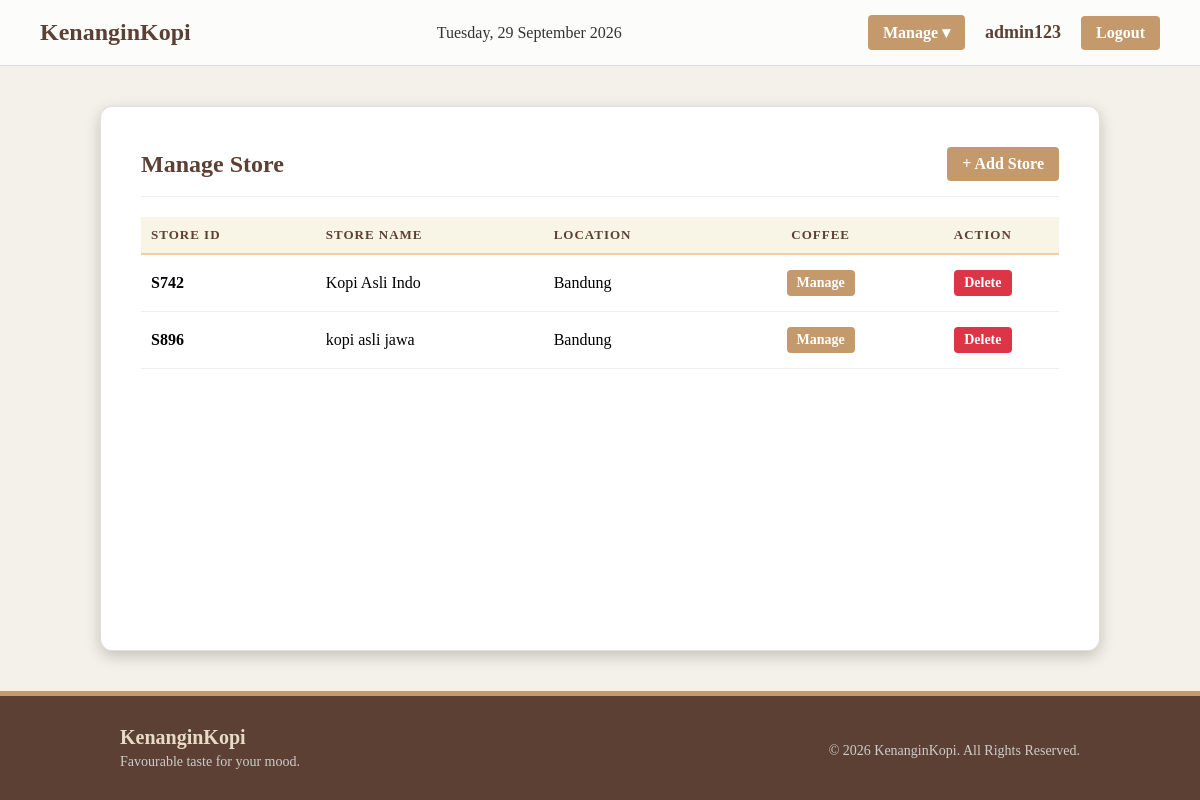
The app's page /manage_store.php (signed in) with its own data.
### tables this page shows
CREATE TABLE `store` (
  `StoreID` char(5) NOT NULL,
  `StoreName` varchar(50) NOT NULL,
  `StoreLocation` varchar(100) NOT NULL
);

### manage_store.php (the view, shortened to what this page needs)
<?php
include 'connection.php';
$result = mysqli_query($conn, "SELECT * FROM Store");
?>
<!DOCTYPE html>
<html lang="en">
<head>
    <link rel="stylesheet" href="style.css">
</head>
<body>
    <?php include 'navbar.php'; ?>
    <div class="content-wrapper">
        <div class="content-box">
            <div style="display: flex; justify-content: space-between; align-items: center; margin-bottom: 20px; border-bottom: 1px solid #eee; padding-bottom: 15px;">
                <h2 style="margin: 0; color: #5c4033;">Manage Store</h2>
                <a href="add_store.php" class="btn-login" style="text-decoration: none;">+ Add Store</a>
            </div>
            <table class="table-cart">
                <thead>
                    <tr>
                        <th>Store ID</th>
                        <th>Store Name</th>
                        <th>Location</th>
                        <th style="text-align: center;">Coffee</th>
                        <th style="text-align: center;">Action</th>
                    </tr>
                </thead>
                <tbody>
                    <?php if (mysqli_num_rows($result) > 0): ?>
                        <?php while($row = mysqli_fetch_assoc($result)): ?>
                        <tr>
                            <td><b><?php echo $row['StoreID']; ?></b></td>
                            <td><?php echo $row['StoreName']; ?></td>
                            <td><?php echo $row['StoreLocation']; ?></td>
                            <td style="text-align: center;">
                                <a href="manage_coffee.php?store_id=<?php echo $row['StoreID']; ?>" class="btn-small" style="text-decoration: none;">
                                    Manage
                                </a>
                            </td>
                            <td style="text-align: center;">
                                <form method="POST" onsubmit="return confirm('Are you sure you want to delete this store? All coffee menus in it will also be deleted.');">
                                    <button type="submit" name="delete_store" class="btn-delete">Delete</button>
                                </form>
                            </td>
                        </tr>
                        <?php endwhile; ?>
                    <?php endif; ?>
                </tbody>
            </table>
        </div>
    </div>
<?php include 'footer.php'; ?>
</body>
</html>

### style.css (style rules this page uses)
* { box-sizing: border-box; font-family: 'Times New Roman', serif; }
body { margin: 0; padding: 0; background-color: #f4f1ea; font-family: 'Segoe UI', Tahoma, Geneva, Verdana, sans-serif; display: flex; flex-direction: column; min-height: 100vh; background-image: url(asset/asc.jpeg); }
.content-wrapper, .auth-wrapper, .container { flex: 1; }
.content-wrapper { display: flex; justify-content: center; padding-top: 40px; padding-bottom: 40px; }
.content-box { background-color: #ffffff; width: 90%; max-width: 1000px; padding: 40px; border-radius: 12px; box-shadow: 0 5px 15px rgba(0,0,0,0.2); border: 1px solid #e0e0e0; }
.btn-login, .btn-logout, .dropbtn, .btn-detail, .btn-small, .btn-delete { background-color: #c49a6c; color: white; padding: 8px 15px; text-decoration: none; border-radius: 4px; font-weight: bold; border: none; cursor: pointer; font-size: 16px; display: inline-block; text-align: center; }
.btn-small { padding: 5px 10px; font-size: 14px; }
.btn-delete { background-color: #dc3545; padding: 5px 10px; font-size: 14px; }
.table-cart { width: 100%; border-collapse: collapse; margin-top: 10px; }
.table-cart th { background-color: #f8f4e6; color: #5c4033; font-weight: bold; text-transform: uppercase; font-size: 13px; letter-spacing: 1px; border: none; border-bottom: 2px solid #eecfa1; padding: 10px; text-align: left; }
.table-cart td { padding: 15px 10px; border-bottom: 1px solid #eee; vertical-align: middle; }

### records on screen
store: StoreID "S742", StoreName "Kopi Asli Indo", StoreLocation "Bandung"
store: StoreID "S896", StoreName "kopi asli jawa", StoreLocation "Bandung"

### other values on screen
$username "admin123"
